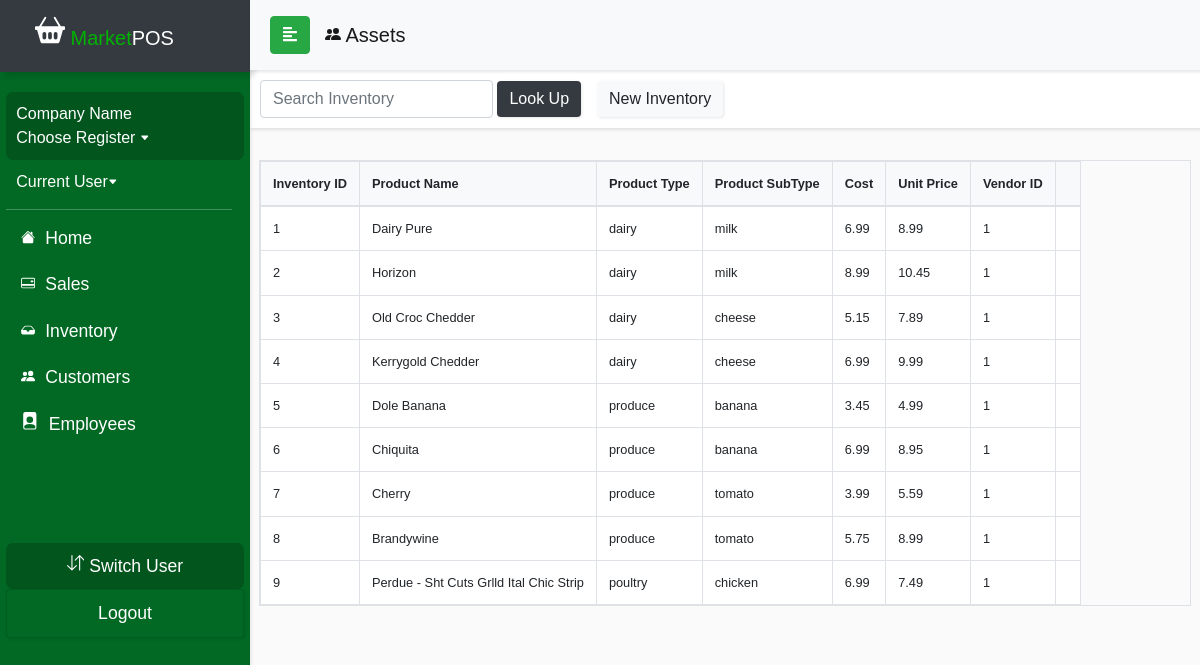
Page /currentDraft/reportsAssets.php on the committed database.
### tables this page shows
CREATE TABLE `product_inventory` (
  `product_id` int(11) NOT NULL,
  `productName` varchar(50) NOT NULL,
  `productType` varchar(50) NOT NULL,
  `productSubType` varchar(50) NOT NULL,
  `unit_price` float NOT NULL,
  `cost` float NOT NULL,
  `in_stock` int(11) NOT NULL,
  `vendor_id` int(11) DEFAULT NULL,
  `OID` int(11) DEFAULT NULL
);

### currentDraft/reportsAssets.php (the view, shortened to what this page needs)
<?php
include_once('config.php');
$query = "SELECT * FROM product_inventory";
$result = mysqli_query($conn, $query);
?>
<!DOCTYPE html>
<html>
<head>
  <link rel="stylesheet" href="css/bootstrap.min.css">
  <link rel="stylesheet" href="userStyle2.css">
  <link rel="stylesheet" href="css/jquery.mCustomScrollbar.min.css">
</head>
<body>
  <nav id="sidebar">
    <div class="sidebar-header bg-dark">
      <h1><span><a class="navbar-brand relative-top" href="indexDraft.php">
            <span style="color: #00b300"> Market</span>POS</a></h1>
    </div>
    <ul class="list-unstyled components">
      <li>
        <div id="usercard">
          <a href="" style="font-size: 1em;"><?php if (isset($_SESSION['emp_company']) && !empty($_SESSION['emp_company'])) {
                                                echo $_SESSION['emp_company'];
                                              } else {
                                                echo 'Company Name';
                                              } ?></br>Choose Register <svg width=".6em" height=".6em" viewBox="0 0 16 16" class="bi bi-caret-down-fill" fill="currentColor" xmlns="http://www.w3.org/2000/svg">
              <path d="M7.247 11.14L2.451 5.658C1.885 5.013 2.345 4 3.204 4h9.592a1 1 0 0 1 .753 1.659l-4.796 5.48a1 1 0 0 1-1.506 0z" />
            </svg></a>
        </div>
      </li>
      <li>
        <a href="employeePinLogin.php" style="font-size: 1em;"><?php if (isset($_SESSION['emp_fname']) && !empty($_SESSION['emp_lname'])) {
                                                                  echo "" . $_SESSION['emp_fname'] . " " . $_SESSION['emp_lname'] . " ";
                                                                } else {
                                                                  echo "Current User";
                                                                } ?><svg width=".6em" height=".6em" viewBox="0 0 16 16" class="bi bi-caret-down-fill" fill="currentColor" xmlns="http://www.w3.org/2000/svg">
            <path d="M7.247 11.14L2.451 5.658C1.885 5.013 2.345 4 3.204 4h9.592a1 1 0 0 1 .753 1.659l-4.796 5.48a1 1 0 0 1-1.506 0z" />
          </svg></a>
      </li>
      <div class="justify-content-center" id="navline"></div>
      <li>
        <a href="accounthomeDraft.php">
          <span style="padding:5px;">
            </span> Home</a>
      </li>
      <li>
        <a href="salescontrolpanel.php">
          <span style="padding:5px;">
          </span> Sales</a>
      </li>
      <li>
        <a href="inventorycontrol.php">
          <span style="padding:5px;">
            </span> Inventory</a>
      </li>
      <li>
        <a href="customercontrol.php">
          <span style="padding:5px;">
            </span> Customers</a>
      </li>
      <li>
            <a href='employeecontrol.php'>
              <span style='padding:5px;'>
            </span> Employees</a>
          </li>
      <li class="sidebar-footer">
        <div class="text-center" id="usercard">
          <a role="button" href="employeePinLogin.php"> Switch User</a>
        </div>
      </li>
      <li>
        <div class="card text-center" id="footerbtn" style="background: #016923;">
          <a role="button" href="logout.php"> Logout</a>
        </div>
      </li>
    </ul>
  </nav>
  <div id="content">
    <nav class="navbar navbar-expand-lg navbar-light bg-light sticky-top" id="locnav">
      <div class="container-fluid">
        <button type="button" id="sidebarCollapse" class="btn btn-success">
          <i class="fas fa-align-left"></i>
        </button>
        <div class="collapse navbar-collapse" id="navbarSupportedContent">
          <ul class="nav navbar-nav mr-auto">
            <a class="navbar-brand" href="reportsAssets.php"> Assets</a>
          </ul>
        </div>
      </div>
    </nav>
    <nav class="navbar navbar-light" id="salespanel">
      <form class="form-inline" method="post" action="reportsAssets.php">
        <div class="nav-item" style="padding: 8px">
          <input class="form-control" name="product" placeholder="Search Inventory" aria-label="Search">
          <button class="btn btn-dark navbar-btn" name="submit-search"> Look Up</button>
        </div>
        <div class="nav-item mr-auto">
          <a class="btn navbar-btn btn-light" href="productindex.php" role="button"> New Inventory</a></div>
      </form>
    </nav>
    <div class="wrapper mt-3">
      <div class="row px-4 justify-content-center">
        <table class="table table-bordered table-hover mt-3 table-responsive" style="font-size:80%;">
          <thead class="bg-light">
            <tr>
              <th> Inventory ID</th>
              <th> Product Name </th>
              <th> Product Type </th>
              <th> Product SubType </th>
              <th> Cost </th>
              <th> Unit Price </th>
              <th> Vendor ID </th>
              <th> </th>
            </tr>
          </thead>
          <tbody class="bg-white">
            <?php
            if (isset($_POST['submit-search'])) {
              $search = mysqli_real_escape_string($conn, $_POST['product']);
              $sql = "SELECT * FROM product_inventory WHERE productName LIKE '%$search%' OR productType LIKE '%$search%' OR productSubType LIKE '%$search%' OR vendor_id LIKE '%$search%'";
              $result = mysqli_query($conn, $sql);
              $queryResults = mysqli_num_rows($result);
              if ($queryResults > 0) {
                echo "<div class='row mt-3'>There are $queryResults results matching your search</div><br>";
                while ($row = mysqli_fetch_assoc($result)) {
                  echo "<tr><td>" . $row['product_id'] . "</td><td>"
                    . $row['productName'] . "</td><td>" . $row['productType'] . "</td><td>" . $row['productSubType'] . "</td><td>"
                    . $row['cost'] . "</td><td>" . $row['Unit Price'] . "</td><td>" . $row['vendor_id'] . "</td><td>";
                }
              } else {
                echo "<div class='row mt-3'>There are no results matching your search</div>";
              }
            } else {
              while ($row = mysqli_fetch_assoc($result)) {
                echo "<tr><td>" . $row['product_id'] . "</td><td>"
                    . $row['productName'] . "</td><td>" . $row['productType'] . "</td><td>" . $row['productSubType'] . "</td><td>"
                    . $row['cost'] . "</td><td>" . $row['unit_price'] . "</td><td>" . $row['vendor_id'] . "</td><td>";
                }
            }
            ?>
          </tbody>
        </table>
      </div>
    </div>
</body>
</html>

### currentDraft/userStyle2.css (style rules this page uses)
body { font-family: 'Poppins', sans-serif; background: #fafafa; overflow-y: scroll; overflow-x: hidden; }
a, a:hover, a:focus { color: inherit; text-decoration: none; transition: all 0.3s; }
#locnav { position: fixed; }
#salespanel { padding: 2px 2px; margin-top: 30px; margin-left: 0px; overflow-y: scroll; }
.navbar { width: 100%; padding: 5px 5px; background: #fff; border: none; border-radius: 0; box-shadow: 1px 2px 3px rgba(0, 0, 0, 0.1); }
.navbar-brand { padding: 15px; }
.nav-item { padding: 8px; }
.navbar-btn { box-shadow: 1px 1px 3px rgba(0, 0, 0, 0.1); outline: none !important; border: none; }
#navline { margin-top: 5px; margin-bottom: 5px; width: 95%; height: 1px; border-bottom: 1px solid white; opacity: 25%; box-shadow: 1px 1px 3px rgba(0, 0, 0, 0.1); }
#sidebar { width: 250px; position: fixed; top: 0; left: 0; height: 100vh; z-index: 999; background: #016923; color: #fff; transition: all 0.3s; box-shadow: 1px 2px 3px rgba(0, 0, 0, 0.1); }
#sidebar .sidebar-header { padding-left: 20px; height: 4.5em; box-shadow: 5px 5px 5px rgba(0, 0, 0, 0.1); }
#sidebar ul.components { padding: 20px 0; margin: auto; width: 95%; }
#sidebar ul li a { padding: 10px; font-size: 1.1em; display: block; }
#usercard { background: #01551d; border-radius: 7px; }
#footerbtn { background: #016923; box-shadow: 1px 1px 3px rgba(0, 0, 0, 0.1); }
#content { width: calc(100% - 250px); margin-top: 40px; min-height: 100vh; transition: all 0.3s; position: absolute; top: 0; right: 0; }

### rows in the picture
product_inventory: product_id "1", productName "Dairy Pure", productType "dairy", productSubType "milk", cost "6.99", unit_price "8.99", vendor "1"
product_inventory: product_id "2", productName "Horizon", productType "dairy", productSubType "milk", cost "8.99", unit_price "10.45", vendor "1"
product_inventory: product_id "3", productName "Old Croc Chedder", productType "dairy", productSubType "cheese", cost "5.15", unit_price "7.89", vendor "1"
product_inventory: product_id "4", productName "Kerrygold Chedder", productType "dairy", productSubType "cheese", cost "6.99", unit_price "9.99", vendor "1"
product_inventory: product_id "5", productName "Dole Banana", productType "produce", productSubType "banana", cost "3.45", unit_price "4.99", vendor "1"
product_inventory: product_id "6", productName "Chiquita", productType "produce", productSubType "banana", cost "6.99", unit_price "8.95", vendor "1"
product_inventory: product_id "7", productName "Cherry", productType "produce", productSubType "tomato", cost "3.99", unit_price "5.59", vendor "1"
product_inventory: product_id "8", productName "Brandywine", productType "produce", productSubType "tomato", cost "5.75", unit_price "8.99", vendor "1"
product_inventory: product_id "9", productName "Perdue - Sht Cuts Grlld Ital Chic Strip", productType "poultry", productSubType "chicken", cost "6.99", unit_price "7.49", vendor "1"
